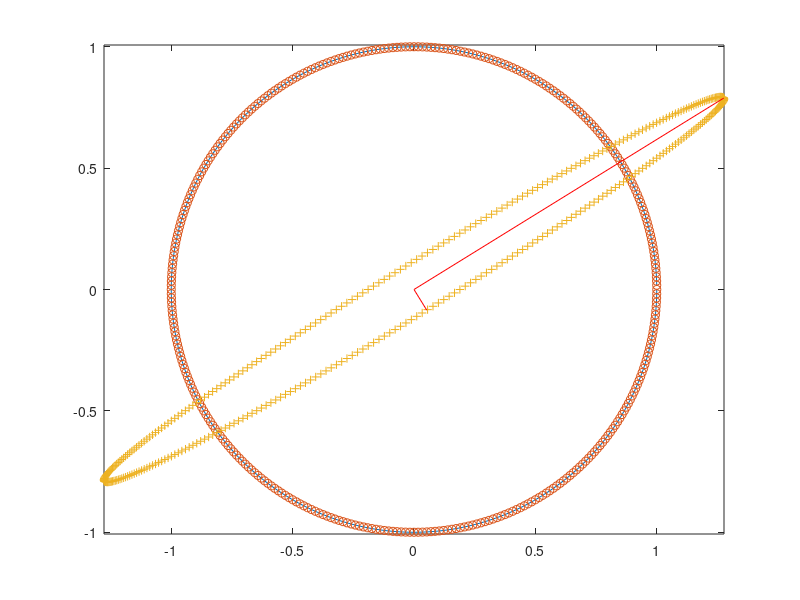

MATLAB code to generate this figure:
clear all;
circ = zeros(2, 360);
deg=1: 1: 360;
circ(1, :) = cos(deg *pi / 180);
circ(2, :) = sin(deg * pi / 180);
figure();
plot(circ(1,:),circ(2,:))
A=[1,3;-1,2];
[U, S, V]=svd(A);
%Modificar voluntariamente
% los valores singulares y construir una 
% nueva A=U*S*V'
S(1,1)=1.5;
S(2,2)=0.1;
A=U*S*V'
hold on;
axis equal;
plot(circ(1, :), circ(2, :), 'o')
Acirc = A*circ;	
plot(Acirc(1, :), Acirc(2, :), '+')	
%Uline = [ U(:,1)*S(1,1)	[ 0 0 ]'	U(:,2)*S(2,2) ];
Uline = [ U(:,1)*S(1,1)	[0 0]'	U(:,2)*S(2,2) ];
plot(Uline(1, :), Uline(2, :), '-r')
hold off;
S
